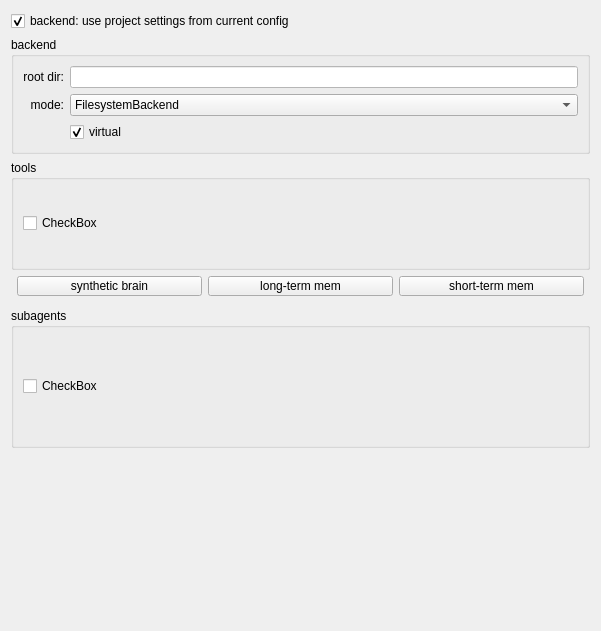
<?xml version="1.0" encoding="UTF-8"?>
<ui version="4.0">
 <class>Form</class>
 <widget class="QWidget" name="Form">
  <property name="geometry">
   <rect>
    <x>0</x>
    <y>0</y>
    <width>601</width>
    <height>631</height>
   </rect>
  </property>
  <property name="windowTitle">
   <string>Form</string>
  </property>
  <layout class="QGridLayout" name="gridLayout">
   <item row="1" column="0">
    <widget class="QGroupBox" name="groupBox">
     <property name="styleSheet">
      <string notr="true"/>
     </property>
     <property name="title">
      <string>backend</string>
     </property>
     <layout class="QGridLayout" name="gridLayout_8">
      <item row="0" column="1">
       <widget class="QLineEdit" name="lineEditDARootDir">
        <property name="styleSheet">
         <string notr="true">background-color: rgb(255, 255, 255);</string>
        </property>
       </widget>
      </item>
      <item row="1" column="1">
       <widget class="QComboBox" name="comboBoxDABackend">
        <property name="sizePolicy">
         <sizepolicy hsizetype="Expanding" vsizetype="Fixed">
          <horstretch>0</horstretch>
          <verstretch>0</verstretch>
         </sizepolicy>
        </property>
        <property name="styleSheet">
         <string notr="true"/>
        </property>
        <property name="editable">
         <bool>false</bool>
        </property>
        <item>
         <property name="text">
          <string>FilesystemBackend</string>
         </property>
        </item>
        <item>
         <property name="text">
          <string>StoreBackend</string>
         </property>
        </item>
        <item>
         <property name="text">
          <string>CompositeBackend</string>
         </property>
        </item>
        <item>
         <property name="text">
          <string>LocalShellBackend</string>
         </property>
        </item>
        <item>
         <property name="text">
          <string>StateBackend</string>
         </property>
        </item>
       </widget>
      </item>
      <item row="1" column="0">
       <widget class="QLabel" name="label_2">
        <property name="text">
         <string>mode:</string>
        </property>
        <property name="alignment">
         <set>Qt::AlignRight|Qt::AlignTrailing|Qt::AlignVCenter</set>
        </property>
       </widget>
      </item>
      <item row="0" column="0">
       <widget class="QLabel" name="label">
        <property name="text">
         <string>root dir:</string>
        </property>
        <property name="alignment">
         <set>Qt::AlignRight|Qt::AlignTrailing|Qt::AlignVCenter</set>
        </property>
       </widget>
      </item>
      <item row="2" column="1">
       <widget class="QCheckBox" name="checkBoxDABackendVirtual">
        <property name="text">
         <string>virtual</string>
        </property>
        <property name="checked">
         <bool>true</bool>
        </property>
       </widget>
      </item>
     </layout>
    </widget>
   </item>
   <item row="6" column="0">
    <spacer name="verticalSpacer">
     <property name="orientation">
      <enum>Qt::Vertical</enum>
     </property>
     <property name="sizeHint" stdset="0">
      <size>
       <width>20</width>
       <height>40</height>
      </size>
     </property>
    </spacer>
   </item>
   <item row="2" column="0">
    <widget class="QGroupBox" name="groupBox_tools">
     <property name="minimumSize">
      <size>
       <width>0</width>
       <height>110</height>
      </size>
     </property>
     <property name="styleSheet">
      <string notr="true"/>
     </property>
     <property name="title">
      <string>tools</string>
     </property>
     <layout class="QGridLayout" name="gridLayout_6">
      <item row="0" column="0">
       <widget class="QCheckBox" name="checkBoxDATools">
        <property name="text">
         <string>CheckBox</string>
        </property>
       </widget>
      </item>
     </layout>
    </widget>
   </item>
   <item row="4" column="0">
    <widget class="QGroupBox" name="groupBox_2">
     <property name="minimumSize">
      <size>
       <width>0</width>
       <height>140</height>
      </size>
     </property>
     <property name="title">
      <string>subagents</string>
     </property>
     <layout class="QGridLayout" name="gridLayout_13">
      <item row="1" column="0">
       <widget class="QCheckBox" name="checkBoxDASubagents">
        <property name="text">
         <string>CheckBox</string>
        </property>
       </widget>
      </item>
     </layout>
    </widget>
   </item>

   <item row="3" column="0">
    <layout class="QHBoxLayout" name="horizontalLayout_2">
     <property name="leftMargin">
      <number>6</number>
     </property>
     <property name="rightMargin">
      <number>6</number>
     </property>
     <property name="bottomMargin">
      <number>6</number>
     </property>
     <item>
      <widget class="QPushButton" name="pushButtonSynBrain">
       <property name="minimumSize">
        <size>
         <width>0</width>
         <height>20</height>
        </size>
       </property>
       <property name="maximumSize">
        <size>
         <width>16777215</width>
         <height>20</height>
        </size>
       </property>
       <property name="styleSheet">
        <string notr="true">background-color: @color1;
color: black;
</string>
       </property>
       <property name="text">
        <string>synthetic brain</string>
       </property>
      </widget>
     </item>
     <item>
      <widget class="QPushButton" name="pushButtonLTM">
       <property name="minimumSize">
        <size>
         <width>0</width>
         <height>20</height>
        </size>
       </property>
       <property name="maximumSize">
        <size>
         <width>16777215</width>
         <height>20</height>
        </size>
       </property>
       <property name="styleSheet">
        <string notr="true">background-color: @color2;
color: black;
</string>
       </property>
       <property name="text">
        <string>long-term mem</string>
       </property>
      </widget>
     </item>
     <item>
      <widget class="QPushButton" name="pushButtonSTM">
       <property name="minimumSize">
        <size>
         <width>0</width>
         <height>20</height>
        </size>
       </property>
       <property name="maximumSize">
        <size>
         <width>16777215</width>
         <height>20</height>
        </size>
       </property>
       <property name="styleSheet">
        <string notr="true">background-color: @color3;
color: black;</string>
       </property>
       <property name="text">
        <string>short-term mem</string>
       </property>
      </widget>
     </item>
    </layout>
   </item>
   <item row="0" column="0">
    <widget class="QCheckBox" name="checkBoxBackendUseProject">
     <property name="text">
      <string>backend: use project settings from current config</string>
     </property>
     <property name="checked">
      <bool>true</bool>
     </property>
    </widget>
   </item>
  </layout>
 </widget>
 <resources/>
 <connections/>
</ui>
